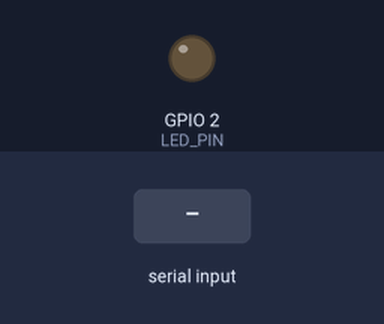
A sketch run on a simulated ESP32. On the bench: output pins drawn as LEDs (lit = HIGH). Inputs (shaded band) come from the test bench.

Above: at 1.2 s.
1.3 s: "ON\n" received over Serial
At 1.9 s:
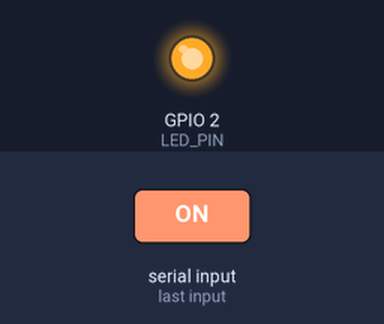
Timing chart, 0 to 4.8 s (numbered marks = the images above; inputs shaded):
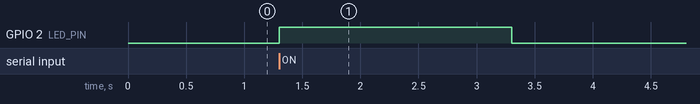

Measured:
- after the input at 1.3 s, GPIO 2 (LED_PIN): LOW → HIGH at once, → LOW 2.0 s later

The sketch:

vision_led.ino
```cpp
// Arduino / ESP32 LED demonstration; change LED_PIN to suit your board.
#ifndef LED_BUILTIN
#define LED_BUILTIN 2
#endif
const int LED_PIN=LED_BUILTIN;
char line[8]; unsigned int used=0; bool overflow=false;
unsigned long last=0;
void setup(){pinMode(LED_PIN,OUTPUT);digitalWrite(LED_PIN,LOW);Serial.begin(115200);}
void loop(){while(Serial.available()){char c=Serial.read();if(c=='\n'){line[used]=0;if(!overflow && strcmp(line,"ON")==0){digitalWrite(LED_PIN,HIGH);last=millis();}else digitalWrite(LED_PIN,LOW);used=0;overflow=false;}else if(c!='\r'){if(used<sizeof(line)-1)line[used++]=c;else overflow=true;}}if(millis()-last>2000)digitalWrite(LED_PIN,LOW);}
```
